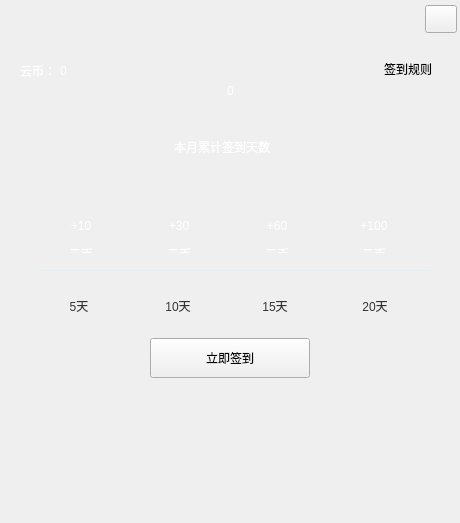
<?xml version="1.0" encoding="UTF-8"?>
<ui version="4.0">
 <class>SignInWidget</class>
 <widget class="QWidget" name="SignInWidget">
  <property name="geometry">
   <rect>
    <x>0</x>
    <y>0</y>
    <width>460</width>
    <height>523</height>
   </rect>
  </property>
  <property name="sizePolicy">
   <sizepolicy hsizetype="Fixed" vsizetype="Fixed">
    <horstretch>0</horstretch>
    <verstretch>0</verstretch>
   </sizepolicy>
  </property>
  <property name="minimumSize">
   <size>
    <width>460</width>
    <height>523</height>
   </size>
  </property>
  <property name="maximumSize">
   <size>
    <width>460</width>
    <height>523</height>
   </size>
  </property>
  <property name="focusPolicy">
   <enum>Qt::NoFocus</enum>
  </property>
  <property name="windowTitle">
   <string>SignInWidget</string>
  </property>
  <property name="styleSheet">
   <string notr="true">QWidget#SignInWidget{border-image: url(:/ZcloudDesk/image/signIn.png);border-radius:8px;}</string>
  </property>
  <widget class="QLabel" name="label_round2">
   <property name="geometry">
    <rect>
     <x>168</x>
     <y>260</y>
     <width>21</width>
     <height>21</height>
    </rect>
   </property>
   <property name="sizePolicy">
    <sizepolicy hsizetype="Fixed" vsizetype="Fixed">
     <horstretch>0</horstretch>
     <verstretch>0</verstretch>
    </sizepolicy>
   </property>
   <property name="minimumSize">
    <size>
     <width>21</width>
     <height>21</height>
    </size>
   </property>
   <property name="maximumSize">
    <size>
     <width>21</width>
     <height>21</height>
    </size>
   </property>
   <property name="styleSheet">
    <string notr="true">border-image: url(:/ZcloudDesk/image/round.png);</string>
   </property>
   <property name="text">
    <string/>
   </property>
  </widget>
  <widget class="QLabel" name="label_12">
   <property name="geometry">
    <rect>
     <x>357</x>
     <y>218</y>
     <width>34</width>
     <height>35</height>
    </rect>
   </property>
   <property name="styleSheet">
    <string notr="true">border-image: url(:/ZcloudDesk/image/coin_tips.png);
color: rgb(255, 255, 255);
font: 10px &quot;微软雅黑&quot;;</string>
   </property>
   <property name="text">
    <string>&lt;html&gt;&lt;head/&gt;&lt;body&gt;&lt;p style='line-height:15px'&gt;+100&lt;/p&gt;&lt;p style='line-height:-5px'&gt;云币&lt;/p&gt;&lt;/body&gt;&lt;/html&gt;</string>
   </property>
   <property name="alignment">
    <set>Qt::AlignHCenter|Qt::AlignTop</set>
   </property>
  </widget>
  <widget class="QLabel" name="labelPic">
   <property name="geometry">
    <rect>
     <x>20</x>
     <y>413</y>
     <width>420</width>
     <height>90</height>
    </rect>
   </property>
   <property name="sizePolicy">
    <sizepolicy hsizetype="Fixed" vsizetype="Fixed">
     <horstretch>0</horstretch>
     <verstretch>0</verstretch>
    </sizepolicy>
   </property>
   <property name="minimumSize">
    <size>
     <width>420</width>
     <height>90</height>
    </size>
   </property>
   <property name="maximumSize">
    <size>
     <width>420</width>
     <height>90</height>
    </size>
   </property>
   <property name="text">
    <string/>
   </property>
  </widget>
  <widget class="QLabel" name="label_6">
   <property name="geometry">
    <rect>
     <x>151</x>
     <y>298</y>
     <width>54</width>
     <height>16</height>
    </rect>
   </property>
   <property name="styleSheet">
    <string notr="true">color: rgb(51, 51, 51);
font: 14px &quot;微软雅黑&quot;;</string>
   </property>
   <property name="text">
    <string>10天</string>
   </property>
   <property name="alignment">
    <set>Qt::AlignCenter</set>
   </property>
  </widget>
  <widget class="QLabel" name="label_10">
   <property name="geometry">
    <rect>
     <x>162</x>
     <y>218</y>
     <width>34</width>
     <height>35</height>
    </rect>
   </property>
   <property name="styleSheet">
    <string notr="true">border-image: url(:/ZcloudDesk/image/coin_tips.png);
color: rgb(255, 255, 255);
font: 10px &quot;微软雅黑&quot;;</string>
   </property>
   <property name="text">
    <string>&lt;html&gt;&lt;head/&gt;&lt;body&gt;&lt;p style='line-height:15px'&gt;+30&lt;/p&gt;&lt;p style='line-height:-5px'&gt;云币&lt;/p&gt;&lt;/body&gt;&lt;/html&gt;</string>
   </property>
   <property name="alignment">
    <set>Qt::AlignHCenter|Qt::AlignTop</set>
   </property>
  </widget>
  <widget class="QLabel" name="labelCoin">
   <property name="geometry">
    <rect>
     <x>60</x>
     <y>63</y>
     <width>121</width>
     <height>15</height>
    </rect>
   </property>
   <property name="sizePolicy">
    <sizepolicy hsizetype="Preferred" vsizetype="Fixed">
     <horstretch>0</horstretch>
     <verstretch>0</verstretch>
    </sizepolicy>
   </property>
   <property name="minimumSize">
    <size>
     <width>0</width>
     <height>15</height>
    </size>
   </property>
   <property name="maximumSize">
    <size>
     <width>16777215</width>
     <height>15</height>
    </size>
   </property>
   <property name="styleSheet">
    <string notr="true">color: rgb(255, 255, 255);
font: 14px &quot;微软雅黑&quot;;</string>
   </property>
   <property name="text">
    <string>0</string>
   </property>
  </widget>
  <widget class="QLabel" name="label_round1">
   <property name="geometry">
    <rect>
     <x>70</x>
     <y>260</y>
     <width>21</width>
     <height>21</height>
    </rect>
   </property>
   <property name="sizePolicy">
    <sizepolicy hsizetype="Fixed" vsizetype="Fixed">
     <horstretch>0</horstretch>
     <verstretch>0</verstretch>
    </sizepolicy>
   </property>
   <property name="minimumSize">
    <size>
     <width>21</width>
     <height>21</height>
    </size>
   </property>
   <property name="maximumSize">
    <size>
     <width>21</width>
     <height>21</height>
    </size>
   </property>
   <property name="toolTip">
    <string/>
   </property>
   <property name="styleSheet">
    <string notr="true">QLabel#label_round1{border-image: url(:/ZcloudDesk/image/round.png);}</string>
   </property>
   <property name="text">
    <string/>
   </property>
  </widget>
  <widget class="QLabel" name="label">
   <property name="geometry">
    <rect>
     <x>20</x>
     <y>63</y>
     <width>41</width>
     <height>15</height>
    </rect>
   </property>
   <property name="sizePolicy">
    <sizepolicy hsizetype="Preferred" vsizetype="Fixed">
     <horstretch>0</horstretch>
     <verstretch>0</verstretch>
    </sizepolicy>
   </property>
   <property name="minimumSize">
    <size>
     <width>0</width>
     <height>15</height>
    </size>
   </property>
   <property name="maximumSize">
    <size>
     <width>16777215</width>
     <height>15</height>
    </size>
   </property>
   <property name="styleSheet">
    <string notr="true">color: rgb(255, 255, 255);
font: 14px &quot;微软雅黑&quot;;</string>
   </property>
   <property name="text">
    <string>云币：</string>
   </property>
  </widget>
  <widget class="QLabel" name="label_7">
   <property name="geometry">
    <rect>
     <x>248</x>
     <y>298</y>
     <width>54</width>
     <height>16</height>
    </rect>
   </property>
   <property name="styleSheet">
    <string notr="true">color: rgb(51, 51, 51);
font: 14px &quot;微软雅黑&quot;;</string>
   </property>
   <property name="text">
    <string>15天</string>
   </property>
   <property name="alignment">
    <set>Qt::AlignCenter</set>
   </property>
  </widget>
  <widget class="QLabel" name="label_5">
   <property name="geometry">
    <rect>
     <x>52</x>
     <y>298</y>
     <width>54</width>
     <height>16</height>
    </rect>
   </property>
   <property name="styleSheet">
    <string notr="true">color: rgb(51, 51, 51);
font: 14px &quot;微软雅黑&quot;;</string>
   </property>
   <property name="text">
    <string>5天</string>
   </property>
   <property name="alignment">
    <set>Qt::AlignCenter</set>
   </property>
  </widget>
  <widget class="QLabel" name="label_3">
   <property name="geometry">
    <rect>
     <x>384</x>
     <y>62</y>
     <width>61</width>
     <height>14</height>
    </rect>
   </property>
   <property name="sizePolicy">
    <sizepolicy hsizetype="Preferred" vsizetype="Fixed">
     <horstretch>0</horstretch>
     <verstretch>0</verstretch>
    </sizepolicy>
   </property>
   <property name="minimumSize">
    <size>
     <width>0</width>
     <height>14</height>
    </size>
   </property>
   <property name="maximumSize">
    <size>
     <width>16777215</width>
     <height>14</height>
    </size>
   </property>
   <property name="focusPolicy">
    <enum>Qt::NoFocus</enum>
   </property>
   <property name="toolTip">
    <string>1、每日签到可获得10云币
2、每月累计签到5天、10天、15天、
20天，可分别获得额外奖励10、30、
60、100云币奖励
3、累计签到天数以自然月为周期，
每月初重新计算       </string>
   </property>
   <property name="styleSheet">
    <string notr="true">QToolTip{background:rgba(255,253,244,1);border:1px solid rgba(255, 253, 244, 1);color:#333333;font: 12px &quot;微软雅黑&quot;;}
QLabel#label_3{color:rgb(255, 255, 255);font:14px &quot;微软雅黑&quot;;};

</string>
   </property>
   <property name="text">
    <string>签到规则</string>
   </property>
  </widget>
  <widget class="QLabel" name="label_round4">
   <property name="geometry">
    <rect>
     <x>359</x>
     <y>255</y>
     <width>31</width>
     <height>31</height>
    </rect>
   </property>
   <property name="sizePolicy">
    <sizepolicy hsizetype="Fixed" vsizetype="Fixed">
     <horstretch>0</horstretch>
     <verstretch>0</verstretch>
    </sizepolicy>
   </property>
   <property name="minimumSize">
    <size>
     <width>31</width>
     <height>31</height>
    </size>
   </property>
   <property name="maximumSize">
    <size>
     <width>31</width>
     <height>31</height>
    </size>
   </property>
   <property name="styleSheet">
    <string notr="true">border-image: url(:/ZcloudDesk/image/gift.png);</string>
   </property>
   <property name="text">
    <string/>
   </property>
  </widget>
  <widget class="QLabel" name="label_11">
   <property name="geometry">
    <rect>
     <x>260</x>
     <y>218</y>
     <width>34</width>
     <height>35</height>
    </rect>
   </property>
   <property name="styleSheet">
    <string notr="true">border-image: url(:/ZcloudDesk/image/coin_tips.png);
color: rgb(255, 255, 255);
font: 10px &quot;微软雅黑&quot;;</string>
   </property>
   <property name="text">
    <string>&lt;html&gt;&lt;head/&gt;&lt;body&gt;&lt;p style='line-height:15px'&gt;+60&lt;/p&gt;&lt;p style='line-height:-5px'&gt;云币&lt;/p&gt;&lt;/body&gt;&lt;/html&gt;</string>
   </property>
   <property name="alignment">
    <set>Qt::AlignHCenter|Qt::AlignTop</set>
   </property>
  </widget>
  <widget class="QLabel" name="label_2">
   <property name="geometry">
    <rect>
     <x>174</x>
     <y>140</y>
     <width>112</width>
     <height>14</height>
    </rect>
   </property>
   <property name="sizePolicy">
    <sizepolicy hsizetype="Preferred" vsizetype="Fixed">
     <horstretch>0</horstretch>
     <verstretch>0</verstretch>
    </sizepolicy>
   </property>
   <property name="minimumSize">
    <size>
     <width>112</width>
     <height>14</height>
    </size>
   </property>
   <property name="maximumSize">
    <size>
     <width>16777215</width>
     <height>14</height>
    </size>
   </property>
   <property name="styleSheet">
    <string notr="true">color: rgb(255, 255, 255);
font: 14px &quot;微软雅黑&quot;;</string>
   </property>
   <property name="text">
    <string>本月累计签到天数</string>
   </property>
  </widget>
  <widget class="QLabel" name="label_line3">
   <property name="geometry">
    <rect>
     <x>220</x>
     <y>270</y>
     <width>90</width>
     <height>1</height>
    </rect>
   </property>
   <property name="sizePolicy">
    <sizepolicy hsizetype="Fixed" vsizetype="Fixed">
     <horstretch>0</horstretch>
     <verstretch>0</verstretch>
    </sizepolicy>
   </property>
   <property name="minimumSize">
    <size>
     <width>90</width>
     <height>1</height>
    </size>
   </property>
   <property name="maximumSize">
    <size>
     <width>90</width>
     <height>1</height>
    </size>
   </property>
   <property name="styleSheet">
    <string notr="true">background-color: rgb(229, 237, 240);</string>
   </property>
   <property name="text">
    <string/>
   </property>
  </widget>
  <widget class="QLabel" name="label_4">
   <property name="geometry">
    <rect>
     <x>366</x>
     <y>63</y>
     <width>14</width>
     <height>14</height>
    </rect>
   </property>
   <property name="sizePolicy">
    <sizepolicy hsizetype="Fixed" vsizetype="Fixed">
     <horstretch>0</horstretch>
     <verstretch>0</verstretch>
    </sizepolicy>
   </property>
   <property name="minimumSize">
    <size>
     <width>14</width>
     <height>14</height>
    </size>
   </property>
   <property name="maximumSize">
    <size>
     <width>14</width>
     <height>14</height>
    </size>
   </property>
   <property name="styleSheet">
    <string notr="true">border-image: url(:/ZcloudDesk/image/tip.png);</string>
   </property>
   <property name="text">
    <string/>
   </property>
  </widget>
  <widget class="QLabel" name="label_round3">
   <property name="geometry">
    <rect>
     <x>266</x>
     <y>260</y>
     <width>21</width>
     <height>21</height>
    </rect>
   </property>
   <property name="sizePolicy">
    <sizepolicy hsizetype="Fixed" vsizetype="Fixed">
     <horstretch>0</horstretch>
     <verstretch>0</verstretch>
    </sizepolicy>
   </property>
   <property name="minimumSize">
    <size>
     <width>21</width>
     <height>21</height>
    </size>
   </property>
   <property name="maximumSize">
    <size>
     <width>21</width>
     <height>21</height>
    </size>
   </property>
   <property name="styleSheet">
    <string notr="true">border-image: url(:/ZcloudDesk/image/round.png);</string>
   </property>
   <property name="text">
    <string/>
   </property>
  </widget>
  <widget class="QLabel" name="label_8">
   <property name="geometry">
    <rect>
     <x>348</x>
     <y>298</y>
     <width>54</width>
     <height>16</height>
    </rect>
   </property>
   <property name="styleSheet">
    <string notr="true">color: rgb(51, 51, 51);
font: 14px &quot;微软雅黑&quot;;</string>
   </property>
   <property name="text">
    <string>20天</string>
   </property>
   <property name="alignment">
    <set>Qt::AlignCenter</set>
   </property>
  </widget>
  <widget class="QLabel" name="label_line2">
   <property name="geometry">
    <rect>
     <x>130</x>
     <y>270</y>
     <width>90</width>
     <height>1</height>
    </rect>
   </property>
   <property name="sizePolicy">
    <sizepolicy hsizetype="Fixed" vsizetype="Fixed">
     <horstretch>0</horstretch>
     <verstretch>0</verstretch>
    </sizepolicy>
   </property>
   <property name="minimumSize">
    <size>
     <width>90</width>
     <height>1</height>
    </size>
   </property>
   <property name="maximumSize">
    <size>
     <width>90</width>
     <height>1</height>
    </size>
   </property>
   <property name="styleSheet">
    <string notr="true">background-color: rgb(229, 237, 240);</string>
   </property>
   <property name="text">
    <string/>
   </property>
  </widget>
  <widget class="QLabel" name="labelDay">
   <property name="geometry">
    <rect>
     <x>190</x>
     <y>62</y>
     <width>81</width>
     <height>57</height>
    </rect>
   </property>
   <property name="sizePolicy">
    <sizepolicy hsizetype="Preferred" vsizetype="Fixed">
     <horstretch>0</horstretch>
     <verstretch>0</verstretch>
    </sizepolicy>
   </property>
   <property name="minimumSize">
    <size>
     <width>0</width>
     <height>57</height>
    </size>
   </property>
   <property name="maximumSize">
    <size>
     <width>16777215</width>
     <height>57</height>
    </size>
   </property>
   <property name="styleSheet">
    <string notr="true">color: rgb(255, 255, 255);
font: 72px &quot;微软雅黑&quot;;</string>
   </property>
   <property name="text">
    <string>0</string>
   </property>
   <property name="alignment">
    <set>Qt::AlignCenter</set>
   </property>
  </widget>
  <widget class="QPushButton" name="closeButton">
   <property name="geometry">
    <rect>
     <x>425</x>
     <y>5</y>
     <width>32</width>
     <height>28</height>
    </rect>
   </property>
   <property name="sizePolicy">
    <sizepolicy hsizetype="Fixed" vsizetype="Fixed">
     <horstretch>0</horstretch>
     <verstretch>0</verstretch>
    </sizepolicy>
   </property>
   <property name="minimumSize">
    <size>
     <width>32</width>
     <height>28</height>
    </size>
   </property>
   <property name="maximumSize">
    <size>
     <width>32</width>
     <height>28</height>
    </size>
   </property>
   <property name="styleSheet">
    <string notr="true">QPushButton{border-image: url(:/ZcloudDesk/image/white_close.png);border-radius:none;background-color: rgba(255, 255, 255, 0);}
QPushButton:hover,pressed{border-image: url(:/ZcloudDesk/image/white_close_sel.png);};</string>
   </property>
   <property name="text">
    <string/>
   </property>
  </widget>
  <widget class="QLabel" name="label_line1">
   <property name="geometry">
    <rect>
     <x>40</x>
     <y>270</y>
     <width>90</width>
     <height>1</height>
    </rect>
   </property>
   <property name="sizePolicy">
    <sizepolicy hsizetype="Fixed" vsizetype="Fixed">
     <horstretch>0</horstretch>
     <verstretch>0</verstretch>
    </sizepolicy>
   </property>
   <property name="minimumSize">
    <size>
     <width>90</width>
     <height>1</height>
    </size>
   </property>
   <property name="maximumSize">
    <size>
     <width>90</width>
     <height>1</height>
    </size>
   </property>
   <property name="styleSheet">
    <string notr="true">background-color: rgb(229, 237, 240);</string>
   </property>
   <property name="text">
    <string/>
   </property>
  </widget>
  <widget class="QPushButton" name="signInButton">
   <property name="geometry">
    <rect>
     <x>150</x>
     <y>338</y>
     <width>160</width>
     <height>40</height>
    </rect>
   </property>
   <property name="sizePolicy">
    <sizepolicy hsizetype="Fixed" vsizetype="Fixed">
     <horstretch>0</horstretch>
     <verstretch>0</verstretch>
    </sizepolicy>
   </property>
   <property name="minimumSize">
    <size>
     <width>160</width>
     <height>40</height>
    </size>
   </property>
   <property name="maximumSize">
    <size>
     <width>160</width>
     <height>40</height>
    </size>
   </property>
   <property name="styleSheet">
    <string notr="true">QPushButton{background-color:qlineargradient(spread:pad, x1:0, y1:0, x2:1, y2:0, stop:0 rgba(2, 164, 253, 1), stop:1 rgba(31, 139, 237, 1));border-radius:4px;font: 18px &quot;微软雅黑&quot;;color:rgba(255, 255, 255, 1);padding-left:8px;}
QPushButton:hover,pressed{ background-color: qlineargradient(spread:pad, x1:0, y1:0, x2:0, y2:1, stop:0 rgba(40, 178, 253, 1),stop:1 rgba(64, 156, 240, 1));
		  border-radius:4px;font: 18px &quot;微软雅黑&quot;;color:rgba(255, 255, 255, 1);}
QPushButton:disabled{ background-color:rgba(200,200,200,1);border-radius:4px;};</string>
   </property>
   <property name="text">
    <string>立即签到</string>
   </property>
  </widget>
  <widget class="QLabel" name="label_9">
   <property name="geometry">
    <rect>
     <x>64</x>
     <y>218</y>
     <width>34</width>
     <height>35</height>
    </rect>
   </property>
   <property name="styleSheet">
    <string notr="true">border-image: url(:/ZcloudDesk/image/coin_tips.png);
color: rgb(255, 255, 255);
font: 10px &quot;微软雅黑&quot;;</string>
   </property>
   <property name="text">
    <string>&lt;html&gt;&lt;head/&gt;&lt;body&gt;&lt;p style='line-height:15px'&gt;+10&lt;/p&gt;&lt;p style='line-height:-5px'&gt;云币&lt;/p&gt;&lt;/body&gt;&lt;/html&gt;</string>
   </property>
   <property name="alignment">
    <set>Qt::AlignHCenter|Qt::AlignTop</set>
   </property>
   <property name="indent">
    <number>-1</number>
   </property>
  </widget>
  <widget class="QLabel" name="label_line4">
   <property name="geometry">
    <rect>
     <x>310</x>
     <y>270</y>
     <width>120</width>
     <height>1</height>
    </rect>
   </property>
   <property name="sizePolicy">
    <sizepolicy hsizetype="Fixed" vsizetype="Fixed">
     <horstretch>0</horstretch>
     <verstretch>0</verstretch>
    </sizepolicy>
   </property>
   <property name="minimumSize">
    <size>
     <width>120</width>
     <height>1</height>
    </size>
   </property>
   <property name="maximumSize">
    <size>
     <width>120</width>
     <height>1</height>
    </size>
   </property>
   <property name="styleSheet">
    <string notr="true">background-color: rgb(229, 237, 240);</string>
   </property>
   <property name="text">
    <string/>
   </property>
  </widget>
 </widget>
 <layoutdefault spacing="6" margin="11"/>
 <resources>
  <include location="ZcloudDesk.qrc"/>
 </resources>
 <connections/>
</ui>
